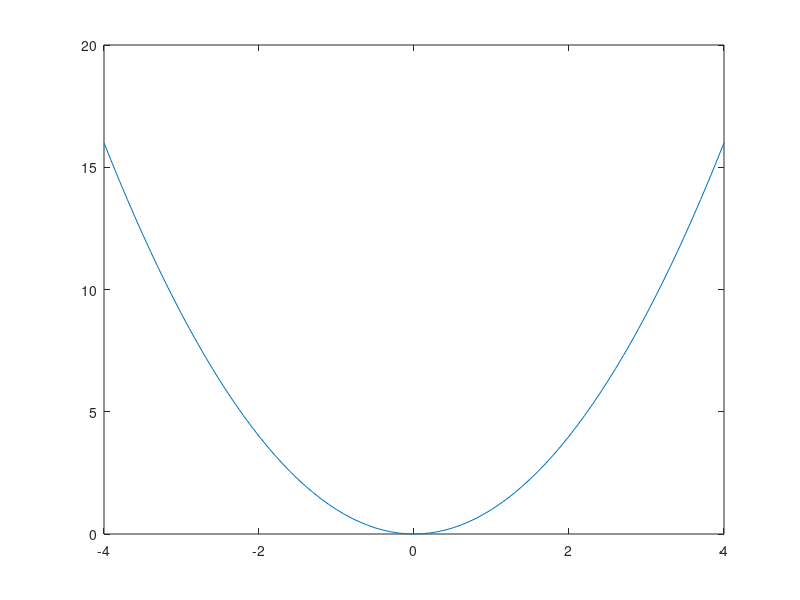

Source code (MATLAB):
%%%%%%%%%%%%%%%%%%%%%%%%%%%%%%%%%%%%%%%%%%%%%%%%%%%%%%%%%%%%%%%%%%%%%%%%%%%%%%%%
% 14_test_load
%%%%%%%%%%%%%%%%%%%%%%%%%%%%%%%%%%%%%%%%%%%%%%%%%%%%%%%%%%%%%%%%%%%%%%%%%%%%%%%%

clear

load data.txt

x = data(:,1);
y = data(:,2);

plot(x,y)
